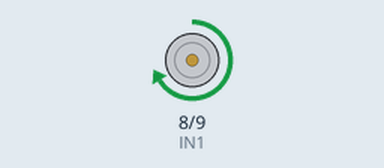
A sketch run on a simulated Arduino Uno, built with avr-gcc and run on an emulated ATmega328P. Parts: motor-driver pin pairs drawn as motors (green arrow = first pin HIGH = forward, orange = second pin HIGH = backward, longer = more drive, scaled by the enable pin).

Above: at 1.5 s.
At 4.0 s:
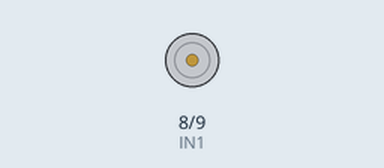
Timing chart, 0 to 6.5 s (numbered marks = the images above):
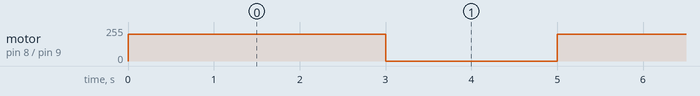

Measured:
- by itself, motor on pin 8 (IN1) / pin 9 (IN2): alternates forward 200/255 for 3.0 s and stopped for 2.0 s

The sketch:

Single_L298N_Motor.ino
```cpp
#define IN1 8
#define IN2 9
#define EN  10

// Motor should spin 3 seconds, stop 2 seconds, repeat.

void setup() {
  pinMode(IN1, OUTPUT);
  pinMode(IN2, OUTPUT);
  pinMode(EN, OUTPUT);
}
void loop() {
  digitalWrite(IN1, HIGH);
  digitalWrite(IN2, LOW);
  analogWrite(EN, 200);
  delay(3000);
  digitalWrite(IN1, LOW);
  analogWrite(EN, 0);
  delay(2000);
}
```
